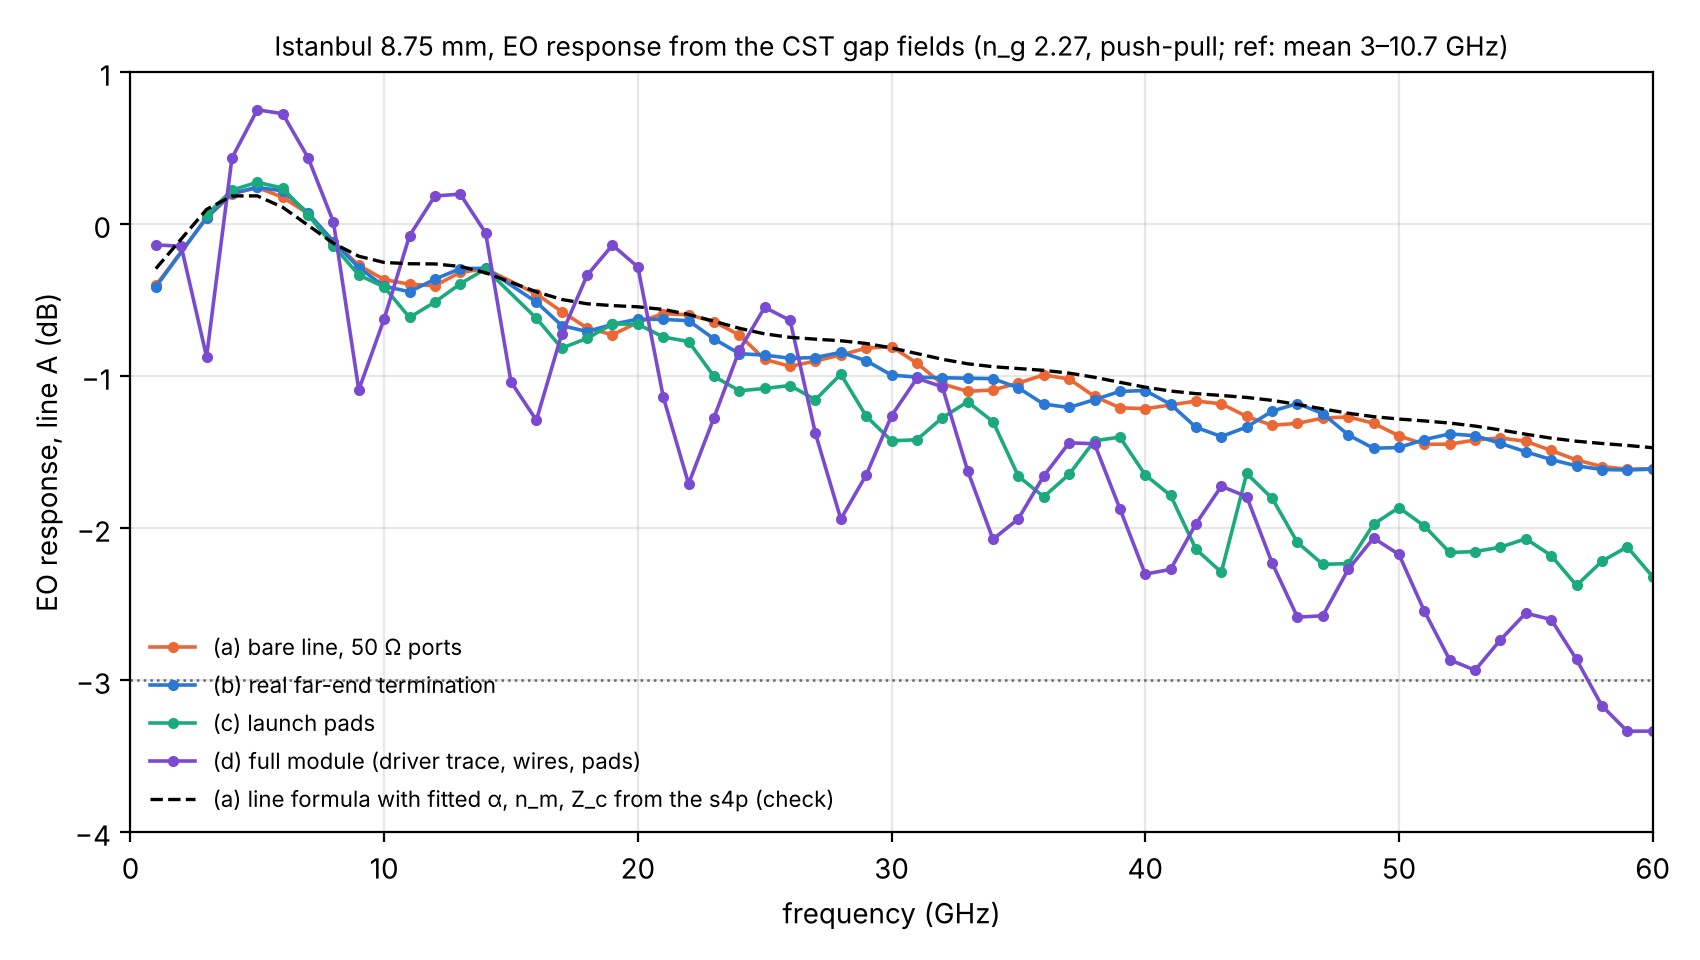

The Python source for this figure:
"""EO response of line A (driven line) from the gap fields of the Istanbul crosstalk runs (a)-(d), 8.75 mm line.
H_A(f) = (1/L) * integral of the push-pull gap voltage * exp(j beta_o z) dz, beta_o = w n_g / c, n_g = 2.27
(xtalk_fields.eo_crosstalk_fields, I_A: the same integral as the EO crosstalk, on line A). Source and termination are
the CST ports of each run (50 ohm; run b: real far-end termination; run d: driver-trace waveguide port).
Normalisation: |H_A| / mean |H_A| over 3-10.7 GHz (one mismatch-ripple period, c / (2 n_m L) = 7.7 GHz),
and, for reference, / |H_A(1 GHz)|. 1 GHz of run c and 2, 15 GHz of runs a-c are corrupted exports and left out.
Check: run (a) fields vs the closed-form line formula with alpha, n_m, Zc extracted from the run (a) s4p (line A
two-port, 50/50 ohm). Outputs: eo_bandwidth_fields.png, eo_bandwidth_fields.csv, printed table."""
import os, sys
HERE = os.path.dirname(os.path.abspath(__file__)); X = os.path.join(HERE, "..")
sys.path.insert(0, os.path.join(X, "istanbul_run_a")); sys.path.insert(0, os.path.abspath(os.path.join(HERE, "../../../..")))
import numpy as np, skrf as rf, tempfile, matplotlib
matplotlib.use("Agg"); import matplotlib.pyplot as plt
from mzm_interconnect import parameters as P, xtalk_fields as XF
from mzm_interconnect.physics import eo_transfer
from mzm_interconnect.extractor import extract_line_fit
from load_fields import load
p = P.defaults(); p["Rt_R"] = 50.0; p["Zs_R"] = 50.0
LA, BAD = "e-field (f=1) [1]_lineA.zip", (2.0, 15.0)
RUNS = {"a": ("(a) bare line, 50 Ω ports", load(skip_f=BAD)),
        "b": ("(b) real far-end termination", load(base=os.path.join(X, "istanbul_run_b"), a_zip=LA, skip_f=BAD)),
        "c": ("(c) launch pads", load(base=os.path.join(X, "istanbul_run_c"), a_zip=LA, drop="first", skip_f=BAD + (1.0,))),
        "d": ("(d) full module (driver trace, wires, pads)", load(base=os.path.join(X, "istanbul_run_d"), a_zip=LA, drop="first"))}
REF = (3.0, 10.7)
def cross(f, y, lev=-3.0):
    k = np.where(y <= lev)[0]
    if not len(k): return None
    i = k[0]; return f[i - 1] + (lev - y[i - 1]) * (f[i] - f[i - 1]) / (y[i] - y[i - 1])
out = {}
for r, (lab, fd) in RUNS.items():
    o = XF.eo_crosstalk_fields(p, fd); f = o["f_GHz"]; h = abs(o["I_A"])
    ref = np.mean(h[(f >= REF[0]) & (f <= REF[1])]); out[r] = (f, 20 * np.log10(h / ref), 20 * np.log10(h / h[0]) if f[0] == 1 else None)
# check against the S-parameter route (run a)
n = rf.Network(os.path.join(X, "istanbul_run_a", "v0_istanbul_rf_line.s4p")).subnetwork([0, 1])
tmp = os.path.join(tempfile.mkdtemp(), "runa_A"); n.write_touchstone(tmp); fit = extract_line_fit(tmp + ".s2p", 8.75)
f = out["a"][0]; fr = fit.raw_f_GHz
H, _ = eo_transfer(f, np.interp(f, fr, fit.raw_alpha_dB_cm), np.interp(f, fr, fit.raw_nm),
                   np.interp(f, fr, fit.raw_Zc.real) + 1j * np.interp(f, fr, fit.raw_Zc.imag), 8.75e-3, 2.27, 50.0, 50.0)
Hf, _ = eo_transfer(f, fit.alpha_dB_cm(f), fit.nm(f), fit.Zc(f), 8.75e-3, 2.27, 50.0, 50.0)   # fitted (smooth) alpha, n_m, Zc
nd = lambda h: 20 * np.log10(abs(h) / np.mean(abs(h)[(f >= REF[0]) & (f <= REF[1])]))
yR, yM = nd(H), nd(Hf)
for lab, y in (("raw extracted", yR), ("fitted", yM)):
    d = out["a"][1] - y
    print(f"check run (a), fields - line formula ({lab} alpha, n_m, Zc): rms {np.sqrt(np.mean(d**2)):.2f}, max abs {abs(d).max():.2f} dB, "
          f"ripple correlation (1 GHz differences) {np.corrcoef(np.diff(out['a'][1]), np.diff(y))[0, 1]:+.2f}")
print("run | EO response at 20/40/60 GHz (dB, plateau ref) | -3 dB crossing: plateau ref | 1 GHz ref")
for r, (f, y, y1) in out.items():
    v = " ".join(f"{y[np.argmin(abs(f - q))]:+.2f}" for q in (20, 40, 60))
    c1 = cross(f, y1) if y1 is not None else None
    print(f" {r}  | {v} | {cross(f, y) or '> 60'} | {c1 if c1 else ('> 60' if y1 is not None else 'n/a (1 GHz corrupted)')}")
with open(os.path.join(HERE, "eo_bandwidth_fields.csv"), "w") as fh:
    fh.write("f_GHz," + ",".join(f"EO_run_{r}_dB" for r in out) + ",line_formula_run_a_dB\n")
    for i, q in enumerate(out["a"][0]):
        vals = [out[r][1][np.argmin(abs(out[r][0] - q))] if np.min(abs(out[r][0] - q)) < 1e-6 else np.nan for r in out]
        fh.write(f"{q:g}," + ",".join(f"{v:.3f}" for v in vals) + f",{yM[i]:.3f}\n")
C = {"a": "#eb6834", "b": "#2a78d6", "c": "#1baa7d", "d": "#7a4bd1"}
fig, ax = plt.subplots(figsize=(8.5, 4.8))
for r, (f, y, _) in out.items(): ax.plot(f, y, "o-", ms=3, lw=1.3, color=C[r], label=RUNS[r][0])
ax.plot(out["a"][0], yM, "k--", lw=1.2, label="(a) line formula with fitted α, n_m, Z_c from the s4p (check)")
ax.axhline(-3, color="0.4", lw=0.9, ls=":"); ax.set_xlim(0, 60); ax.set_ylim(-4, 1)
ax.set_xlabel("frequency (GHz)"); ax.set_ylabel("EO response, line A (dB)"); ax.grid(alpha=0.3); ax.legend(frameon=False, fontsize=8, loc="lower left")
ax.set_title("Istanbul 8.75 mm, EO response from the CST gap fields (n_g 2.27, push-pull; ref: mean 3–10.7 GHz)", fontsize=9.5)
fig.tight_layout(); fig.savefig(os.path.join(HERE, "eo_bandwidth_fields.png"), dpi=200)

# check figure: only run (a), fields vs line formula
fig, ax = plt.subplots(figsize=(8.5, 4.8))
ax.plot(out["a"][0], out["a"][1], "o-", ms=3.5, lw=1.4, color=C["a"], label="from the CST gap fields")
ax.plot(out["a"][0], yM, "k--", lw=1.6, label="from the touchstone (line formula with fitted α, n_m, Z_c)")
ax.axhline(-3, color="0.4", lw=0.9, ls=":"); ax.set_xlim(0, 60); ax.set_ylim(-4, 1)
ax.set_xlabel("frequency (GHz)"); ax.set_ylabel("EO response, line A (dB)"); ax.grid(alpha=0.3); ax.legend(frameon=False, fontsize=9, loc="lower left")
ax.set_title("Istanbul run (a), 8.75 mm bare line, 50 Ω ports: EO response, fields vs touchstone", fontsize=10)
fig.tight_layout(); fig.savefig(os.path.join(HERE, "eo_check_run_a.png"), dpi=200)
